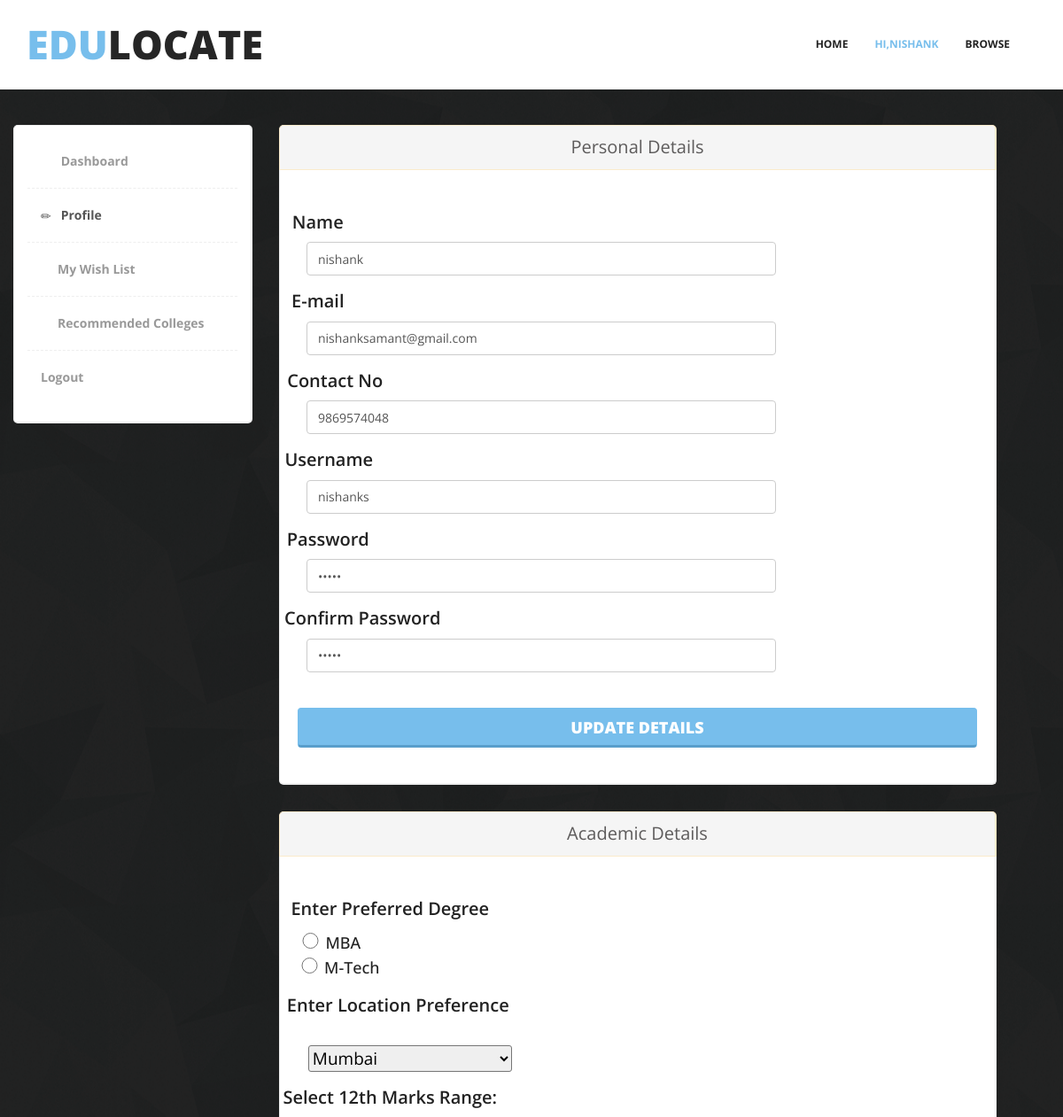
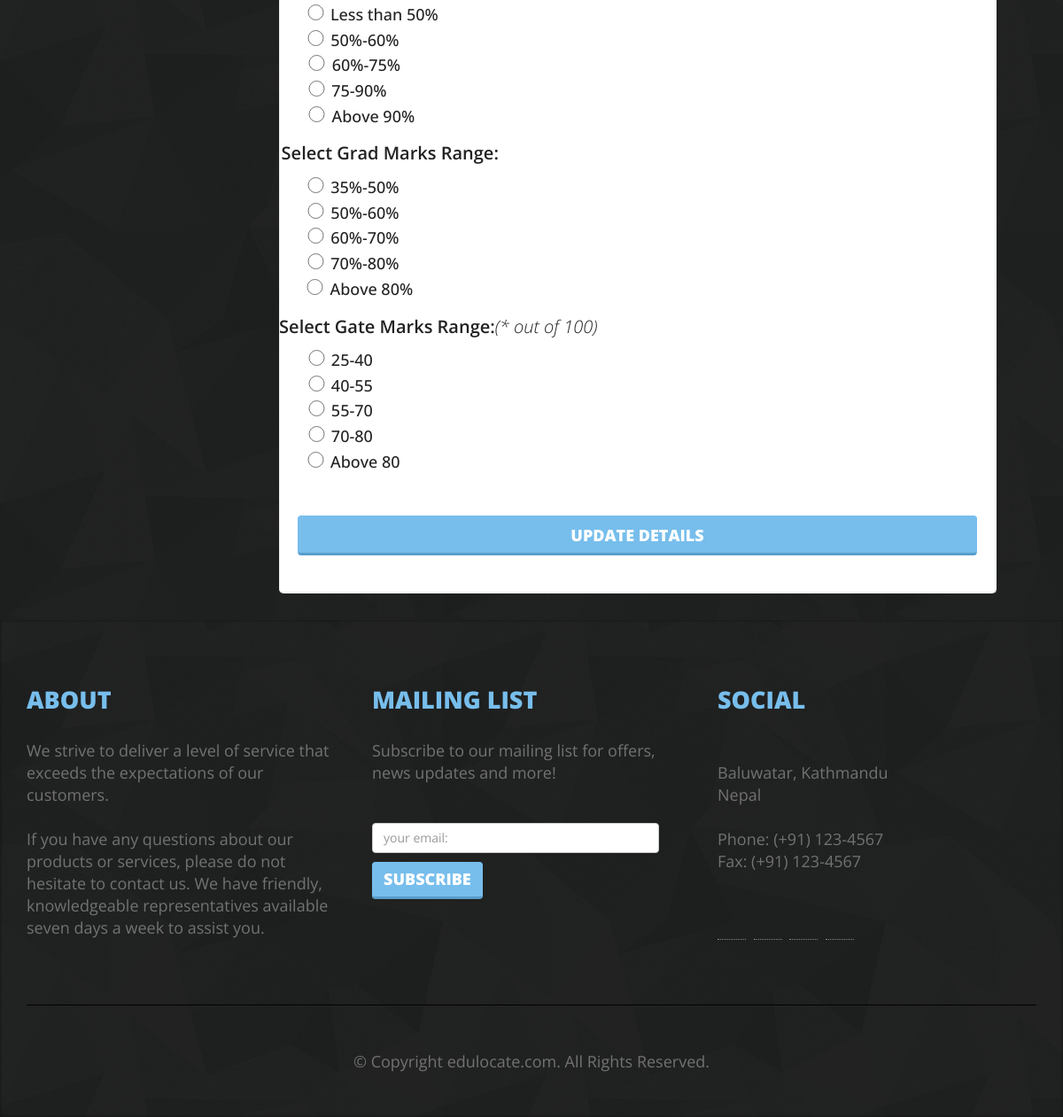
Page /profile_details.php (signed in) on the committed database (2 pictures, top to bottom).
### tables this page shows
CREATE TABLE `user_login` (
  `uid` int(6) NOT NULL,
  `uname` varchar(20) NOT NULL,
  `pass` varchar(14) NOT NULL,
  `fname` varchar(20) NOT NULL
);

CREATE TABLE `user_details` (
  `uid` int(10) NOT NULL,
  `fname` varchar(20) NOT NULL,
  `uname` varchar(20) NOT NULL,
  `pass` varchar(14) NOT NULL,
  `number` varchar(10) NOT NULL,
  `email` varchar(50) NOT NULL
);

### profile_details.php (the view, shortened to what the rows shown need)
<!DOCTYPE html>
<?php
include('session.php');
$fname=$login_session;
?>
<html>
<head>
<link href="css/bootstrap.min.css" rel="stylesheet">
<link href="css/style.css" rel="stylesheet">
<link rel="stylesheet" href="css/magnific-popup.css">
<link href="css/styles.css" rel="stylesheet">
</head>
<body>
<header class="main__header">
  <div class="container">
    <nav class="navbar navbar-default" role="navigation">
      <div class="navbar-header">
        <h1 class="navbar-brand"><a href="index.php">EDU<span>LOCATE</span></a></h1>
      </div>
      <div class="navbar-collapse navbar-right" id="bs-example-navbar-collapse-1">
        <ul class="nav navbar-nav">
          <li class="dropdown active">
           <a href="#" class="dropdown-toggle" data-toggle="dropdown">Hi,<?php echo $fname; ?></a>
          </li>
        </ul>
      </div>
    </nav>
  </div>
</header>
<section class="main__middle__container">
  <div class="row icons__blocks three__blocks text-center" style="padding: 10px 0 0px;">
    <div class="page-content">
    	<div class="row" style="padding:0px">
<div class="col-md-10" style="width:70%">
      <div class="row" style="padding:0px">
		  		<div class="col-md-12 panel-warning">
<?php
$servername = "localhost";
$username = "root";
$password = "";
$dbname = "proj_users";
$conn = new mysqli($servername, $username, $password, $dbname);
$sql = "SELECT * FROM user_details where fname='$fname'";
$result = $conn->query($sql);
    while($row = $result->fetch_assoc())
    {
      $mail=$row['email'];
      $phone=$row['number'];
      $username=$row['uname'];
      $password=$row['pass'];
      $c_password=$row['pass'];
    }
?>
                      <div class="content-box-large box-with-header" style="font-size: medium;">
                                <form role="form" class="contact-form" style="padding-left: 10px;padding-top: 10px;padding-bottom: 10px;padding-right: 10px;" action="update_personal_details.php" method="post">
                                    <div class="form-group col-md-6">
                                      <p style="font-size: 20px;font-weight: 600;font-family: 'Open Sans', sans-serif;color: #222222;margin-left: -328px;margin-bottom: 8px;margin-top: 15px;">Name</p>
                                      <input required="" name="fname" type="text" class="form-control" id="inputName" placeholder="Enter Name" style="height: 38px;width:150%;" value="<?php echo $fname; ?>">
                                      <p style="font-size: 20px;font-weight: 600;font-family: 'Open Sans', sans-serif;color: #222222;margin-left: -328px;margin-bottom: 8px;margin-top: 15px;">E-mail</p>
                                      <input required="" name="mail" type="text" class="form-control" id="inputName" placeholder="Enter E-mail" style="width: 150%;height: 38px;" value="<?php echo $mail; ?>">
                                      <p style="font-size: 20px;font-weight: 600;font-family: 'Open Sans', sans-serif;color: #222222;margin-left: -289px;margin-bottom: 8px;margin-top: 15px;" >Contact No</p>
                                      <input required="" name="number" type="text" class="form-control" id="inputName" placeholder="Enter Contact-No" style="width: 150%;height: 38px;" value="<?php echo $phone; ?>">
                                      <p style="font-size: 20px;font-weight: 600;font-family: 'Open Sans', sans-serif;color: #222222;margin-left: -303px;margin-bottom: 8px;margin-top: 15px;">Username </p>
                                      <input required="" name="uname" type="text" class="form-control" id="inputName" placeholder="Enter Username" style="width: 150%;height: 38px;" value="<?php echo $username; ?>">
                                      <p style="font-size: 20px;font-weight: 600;font-family: 'Open Sans', sans-serif;color: #222222;margin-left: -305px;margin-bottom: 8px;margin-top: 15px;">Password </p>
                                      <input required="" name="pass" type="password" class="form-control" id="inputName" placeholder="********" style="width: 150%;height: 38px;" value="<?php echo $password; ?>">
                                      <p style="font-size: 20px;font-weight: 600;font-family: 'Open Sans', sans-serif;color: #222222;margin-left: -227px;margin-bottom: 8px;margin-top: 15px;">Confirm Password</p>
                                      <input required="" type="password" class="form-control" id="inputName" placeholder="********" style="width: 150%;height: 38px;" value="<?php echo $c_password; ?>">
                                      </div>
                                    </form>
                      </div>
	  	       </div>
        </div>
</div>
		     </div>
		</div>
    </div>
  </section>
</body>
</html>

### rows in the picture
user_login: fname "NISHANK", fname "nishank"
user_details: mail "nishanksamant@gmail.com", number "9869574048", uname "nishanks"
